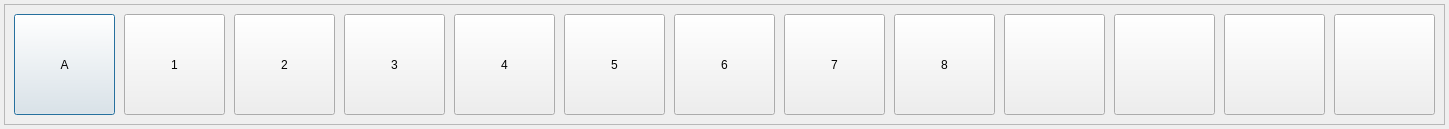
<?xml version="1.0" encoding="UTF-8"?>
<ui version="4.0">
 <class>VideoInputBar1080p</class>
 <widget class="QDialog" name="VideoInputBar1080p">
  <property name="geometry">
   <rect>
    <x>0</x>
    <y>0</y>
    <width>1449</width>
    <height>129</height>
   </rect>
  </property>
  <property name="windowTitle">
   <string>Dialog</string>
  </property>
  <widget class="QFrame" name="frame">
   <property name="geometry">
    <rect>
     <x>4</x>
     <y>4</y>
     <width>1441</width>
     <height>121</height>
    </rect>
   </property>
   <property name="frameShape">
    <enum>QFrame::StyledPanel</enum>
   </property>
   <property name="frameShadow">
    <enum>QFrame::Raised</enum>
   </property>
   <widget class="QPushButton" name="buttonChAll">
    <property name="geometry">
     <rect>
      <x>10</x>
      <y>10</y>
      <width>101</width>
      <height>101</height>
     </rect>
    </property>
    <property name="text">
     <string>A</string>
    </property>
   </widget>
   <widget class="QPushButton" name="buttonCh1">
    <property name="geometry">
     <rect>
      <x>120</x>
      <y>10</y>
      <width>101</width>
      <height>101</height>
     </rect>
    </property>
    <property name="text">
     <string>1</string>
    </property>
   </widget>
   <widget class="QPushButton" name="buttonCh2">
    <property name="geometry">
     <rect>
      <x>230</x>
      <y>10</y>
      <width>101</width>
      <height>101</height>
     </rect>
    </property>
    <property name="text">
     <string>2</string>
    </property>
   </widget>
   <widget class="QPushButton" name="buttonCh3">
    <property name="geometry">
     <rect>
      <x>340</x>
      <y>10</y>
      <width>101</width>
      <height>101</height>
     </rect>
    </property>
    <property name="text">
     <string>3</string>
    </property>
   </widget>
   <widget class="QPushButton" name="buttonCh4">
    <property name="geometry">
     <rect>
      <x>450</x>
      <y>10</y>
      <width>101</width>
      <height>101</height>
     </rect>
    </property>
    <property name="text">
     <string>4</string>
    </property>
   </widget>
   <widget class="QPushButton" name="buttonCh5">
    <property name="geometry">
     <rect>
      <x>560</x>
      <y>10</y>
      <width>101</width>
      <height>101</height>
     </rect>
    </property>
    <property name="text">
     <string>5</string>
    </property>
   </widget>
   <widget class="QPushButton" name="buttonCh6">
    <property name="geometry">
     <rect>
      <x>670</x>
      <y>10</y>
      <width>101</width>
      <height>101</height>
     </rect>
    </property>
    <property name="text">
     <string>6</string>
    </property>
   </widget>
   <widget class="QPushButton" name="buttonCh7">
    <property name="geometry">
     <rect>
      <x>780</x>
      <y>10</y>
      <width>101</width>
      <height>101</height>
     </rect>
    </property>
    <property name="text">
     <string>7</string>
    </property>
   </widget>
   <widget class="QPushButton" name="buttonCh8">
    <property name="geometry">
     <rect>
      <x>890</x>
      <y>10</y>
      <width>101</width>
      <height>101</height>
     </rect>
    </property>
    <property name="text">
     <string>8</string>
    </property>
   </widget>
   <widget class="QPushButton" name="buttonMirror">
    <property name="geometry">
     <rect>
      <x>1000</x>
      <y>10</y>
      <width>101</width>
      <height>101</height>
     </rect>
    </property>
    <property name="text">
     <string/>
    </property>
   </widget>
   <widget class="QPushButton" name="buttonFlip">
    <property name="geometry">
     <rect>
      <x>1110</x>
      <y>10</y>
      <width>101</width>
      <height>101</height>
     </rect>
    </property>
    <property name="text">
     <string/>
    </property>
   </widget>
   <widget class="QPushButton" name="buttonClose">
    <property name="geometry">
     <rect>
      <x>1330</x>
      <y>10</y>
      <width>101</width>
      <height>101</height>
     </rect>
    </property>
    <property name="text">
     <string/>
    </property>
   </widget>
   <widget class="QPushButton" name="buttonRotate">
    <property name="geometry">
     <rect>
      <x>1220</x>
      <y>10</y>
      <width>101</width>
      <height>101</height>
     </rect>
    </property>
    <property name="text">
     <string/>
    </property>
   </widget>
  </widget>
 </widget>
 <resources/>
 <connections/>
</ui>
